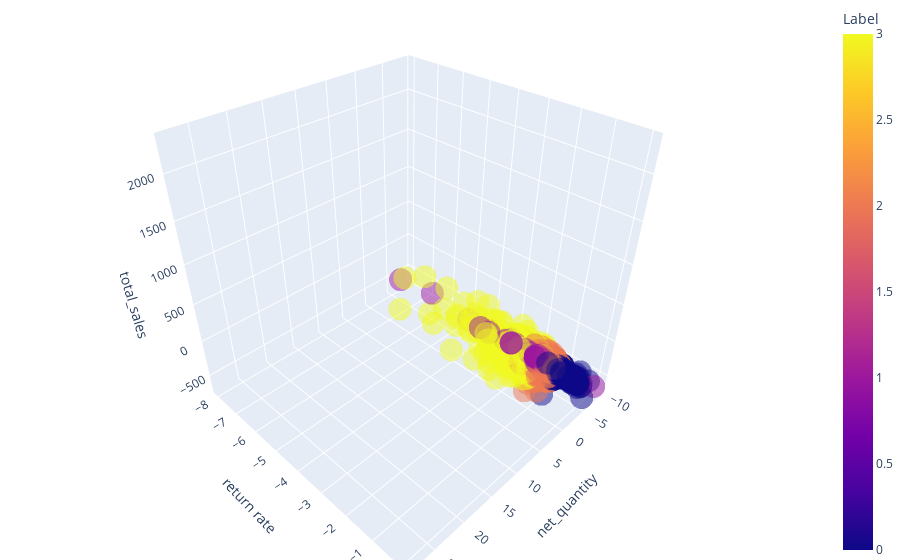

The cell this chart's notebook holds for it:
### Code cell
fig = px.scatter_3d(X,
                    x="net_quantity",
                    y="return rate",
                    z="total_sales",
                    color='Label',
                    opacity=0.5)

fig.update_layout(margin=dict(l=0, r=0, b=0, t=0))
fig.show()

### Figure 1 — Plotly figure (JSON) as saved in the notebook; plotly's stock layout.template omitted (floating-point values rounded to 4 significant figures; data arrays with more than 128 entries replaced by an {"elided": "..."} marker saying what was removed)
{"data": [{"hovertemplate": "net_quantity=%{x}<br>return rate=%{y}<br>total_sales=%{z}<br>Label=%{marker.color}<extra></extra>", "legendgroup": "", "marker": {"color": {"elided": "25543 int values"}, "coloraxis": "coloraxis", "opacity": 0.5, "symbol": "circle"}, "mode": "markers", "name": "", "scene": "scene", "showlegend": false, "type": "scatter3d", "x": {"elided": "25543 int values"}, "y": {"elided": "25543 float values"}, "z": {"elided": "25543 float values"}}], "layout": {"coloraxis": {"colorbar": {"title": {"text": "Label"}}, "colorscale": [[0, "#0d0887"], [0.1111, "#46039f"], [0.2222, "#7201a8"], [0.3333, "#9c179e"], [0.4444, "#bd3786"], [0.5556, "#d8576b"], [0.6667, "#ed7953"], [0.7778, "#fb9f3a"], [0.8889, "#fdca26"], [1, "#f0f921"]]}, "legend": {"tracegroupgap": 0}, "margin": {"b": 0, "l": 0, "r": 0, "t": 0}, "scene": {"domain": {"x": [0, 1], "y": [0, 1]}, "xaxis": {"title": {"text": "net_quantity"}}, "yaxis": {"title": {"text": "return rate"}}, "zaxis": {"title": {"text": "total_sales"}}}}}
